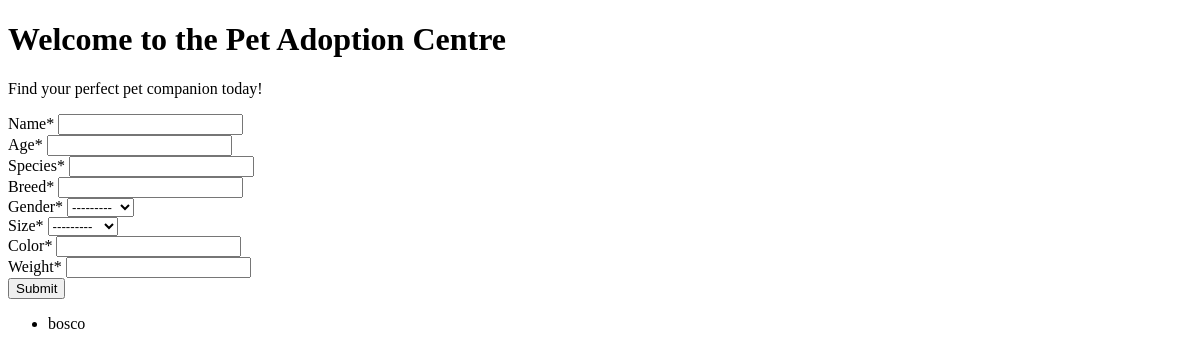
Before: / with the older database file.
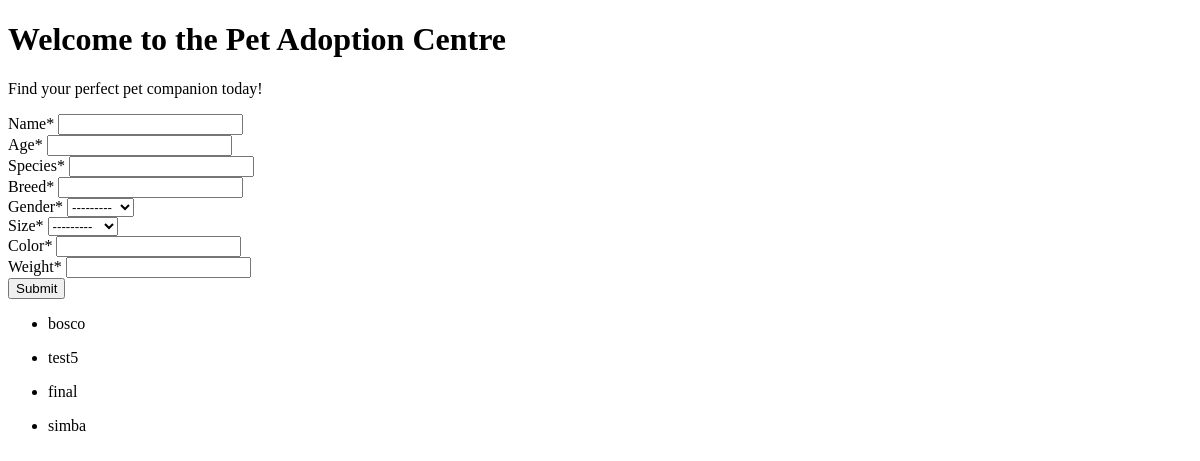
After: the same page with the newer database file.
### petcenter/models.py (models this page shows, shortened)
class Pet(models.Model):
    GENDER_CHOICES = [
        ('M', 'Male'),
        ('F', 'Female')
    ]
    SIZE_CHOICES = [
        ('S', 'Small'),
        ('M', 'Medium'),
        ('L', 'Large'),
    ]
    name = models.CharField(max_length=50)
    age = models.PositiveSmallIntegerField()
    species = models.CharField(max_length=50)
    breed = models.CharField(max_length=50)
    gender = models.CharField(max_length=1, choices=GENDER_CHOICES)
    size = models.CharField(max_length=1, choices=SIZE_CHOICES)
    color = models.CharField(max_length=50)
    weight = models.PositiveSmallIntegerField()
    photos = models.ImageField(upload_to='pets/', null=True, blank=True)
    time_added = models.DateTimeField(auto_now_add=True, null=True, blank=True)

### petcenter/views.py (the view)
# urls.py: 2. Add a URL to urlpatterns:  path('', views.home, name='home')
def home(request):
    allpets = Pet.objects.all()
    if request.method == "POST":
        form = PetForm(data=request.POST)
        if form.is_valid():
            form.save()
            return redirect('home')
    else:
        form = PetForm()
    context = {
        'pform':form,
        'allp':allpets,
        }
    return render(request, 'home.html', context)

### petcenter/forms.py
class PetForm(ModelForm):
    class Meta:
        model = Pet
        exclude = ["photos"]

### petcenter/templates/home.html (shortened to what this page needs)
{% load crispy_forms_tags %}
<!DOCTYPE html>
<html>
<head>
</head>
<body>
    <h1>Welcome to the Pet Adoption Centre</h1>
    <p>Find your perfect pet companion today!</p>
    <form method="POST">
        {{pform|crispy}}
        <button type="submit">Submit</button>
    </form>
    <div>
        {% for pets in allp %}
        <ul>
            <li>{{pets.name}}</li>
        </ul>
        {% endfor %}
    </div>
</body>
</html>

Changed rows visible on the page:
added Pet: name "test5"
added Pet: name "final"
added Pet: name "simba"
